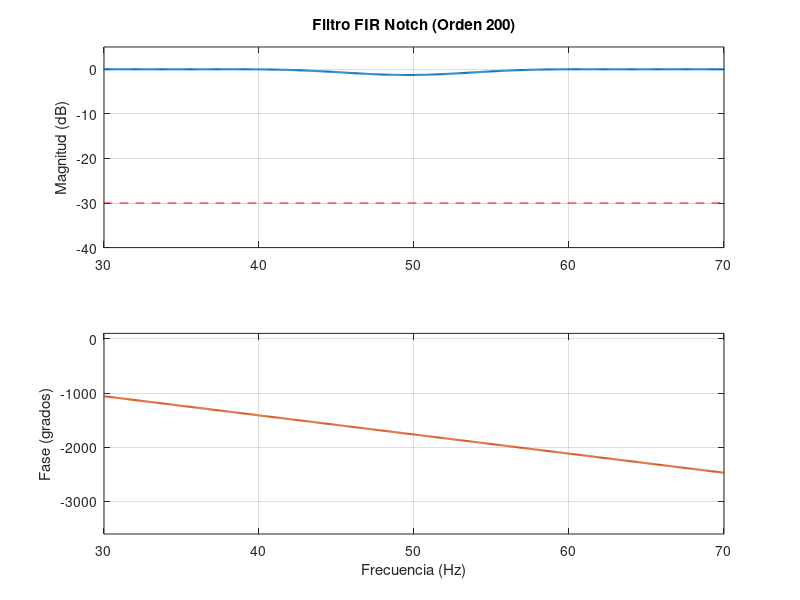

Reproduce this figure in MATLAB.
close all; clear; clc;
% Parámetros del Filtro
Fs = 1020;              
f_notch = 50;           
bw =10;                 
atenuacion_db = 30;     

% Definición de bandas
f1 = f_notch - bw;
f2 = f_notch - 0.5;
f3 = f_notch + 0.5;
f4 = f_notch + bw;

% Tolerancias (Rizado)
dev = [(10^(0.1/20)-1)/(10^(0.1/20)+1)  10^(-atenuacion_db/20)  (10^(0.1/20)-1)/(10^(0.1/20)+1)];

% Estimación de orden
[n, fo, ao, w] = firpmord([f1 f2 f3 f4], [1 0 1], dev, Fs);

% --- CORRECCIÓN CRÍTICA ---
% Si el orden es muy bajo o impar, firpm puede fallar en filtros Notch.
if n < 40
    n = 40; % Forzamos un mínimo para asegurar que la muesca exista
end
if mod(n,2) ~= 0
    n = n + 1; % Aseguramos que sea par para un filtro Simétrico Tipo I
end

% Generación de coeficientes
try
    % firls es mucho más estable para bandas de transición estrechas
    b = firls(n, fo, ao, w);
catch
    % Si falla con firpmord, usamos un diseño por ventana que es más robusto
    disp('firpm falló, usando diseño por ventana (fir1)...');
    b = fir1(n, [f2 f3]/(Fs/2), 'stop');
end

% --- Generación del archivo .h ---
fileID = fopen('coeficientes_notch.h', 'w');
fprintf(fileID, '/* Generado para Atenuacion: %d dB - Orden: %d */\n', atenuacion_db, n);
fprintf(fileID, '#ifndef COEFICIENTES_NOTCH_H\n#define COEFICIENTES_NOTCH_H\n\n');
fprintf(fileID, '#define FILTER_ORDER %d\n', n);
fprintf(fileID, 'double filter_coeffs[%d] = {\n', n + 1);
for i = 1:length(b)
    if i == length(b), fprintf(fileID, '    %.15f\n', b(i));
    else, fprintf(fileID, '    %.15f,\n', b(i)); end
end
fprintf(fileID, '};\n\n#endif\n');
fclose(fileID);

% --- Gráfico de Bode ---
[h, f] = freqz(b, 1, 1024*8, Fs);
figure('Color', 'w');
subplot(2,1,1);
plot(f, 20*log10(abs(h)), 'LineWidth', 1.5); hold on;
grid on; line([0 Fs/2], [-atenuacion_db -atenuacion_db], 'Color', 'r', 'LineStyle', '--');
title(['Filtro FIR Notch (Orden ', num2str(n), ')']);
ylabel('Magnitud (dB)'); axis([f_notch-20 f_notch+20 -atenuacion_db-10 5]);

subplot(2,1,2);
plot(f, unwrap(angle(h)) * 180/pi, 'LineWidth', 1.5, 'Color', [0.85 0.32 0.1]);
grid on; ylabel('Fase (grados)'); xlabel('Frecuencia (Hz)');
axis([f_notch-20 f_notch+20 -180*n/10 100]);
